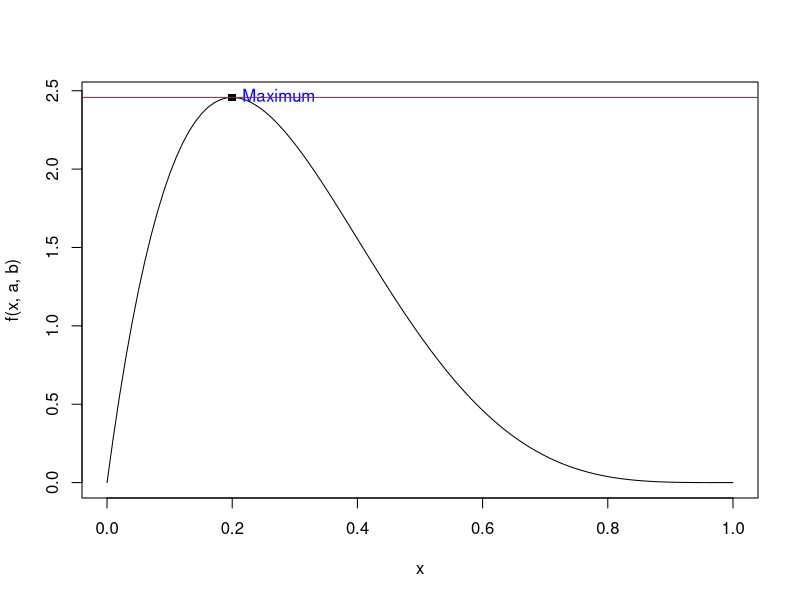

Source code (R):
f = function(y,a,b) {
  gamma(a+b)/(gamma(a)*gamma(b))*y^(a-1)*(1-y)^(b-1)
}

# Initial values
a <- 2
b <- 5

# find the maximum of f(x) within the interval [0, 1]
ans = optimize(f, c(0,1), maximum = TRUE, a = a,b = b)

x_max = ans$maximum
y_max = ans$objective

cat("The max value of the beta distribution is: ", y_max)

# plot f(x)
x = seq(0, 1, length.out = 100)
plot(x, f(x,a,b), type = 'l')

points(x_max, y_max, pch = 15)
text(x = x_max, y = y_max, labels = 'Maximum',
     pos = 4, col = 'blue')

abline(h = y_max, col = "red")
